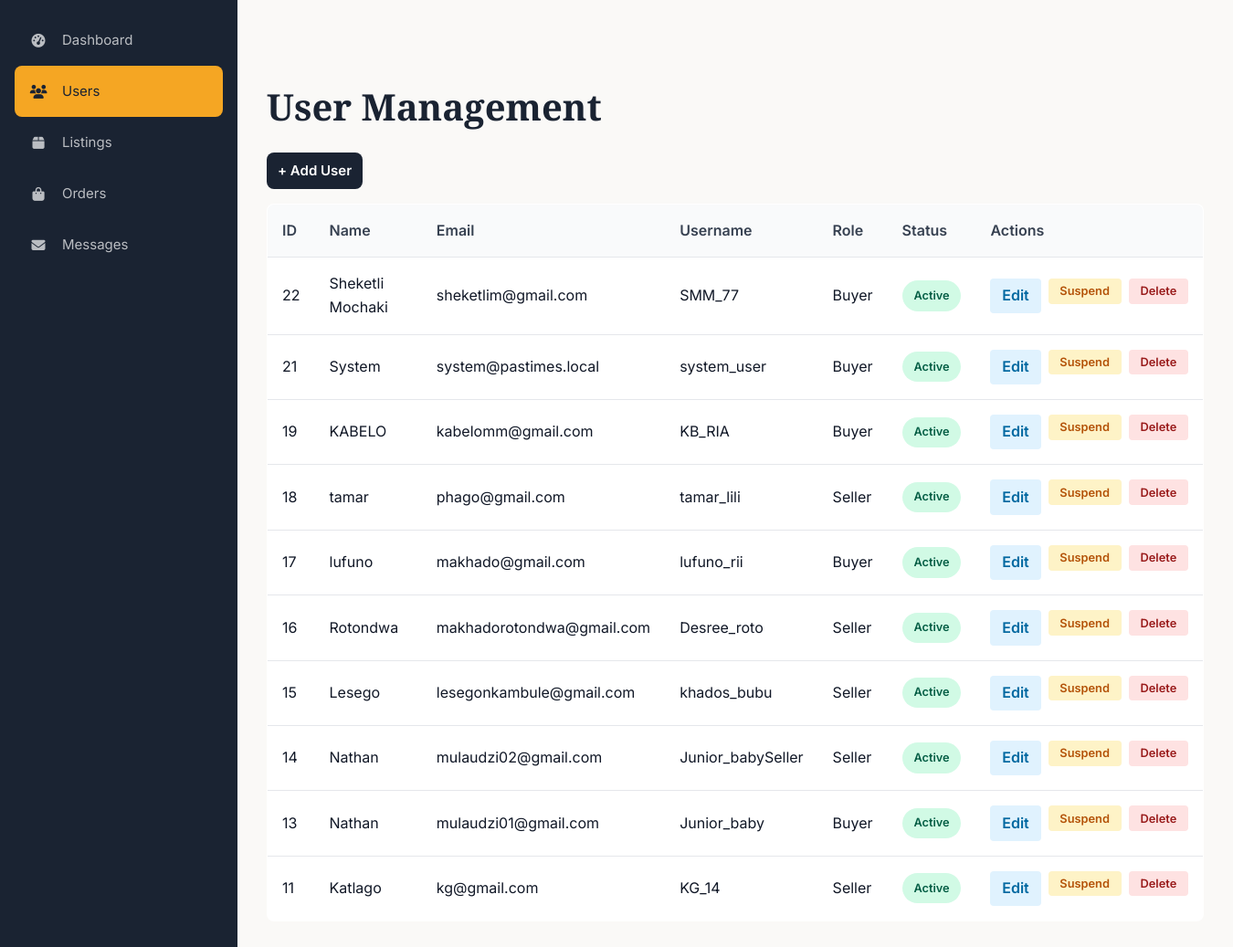
The app's page /Pastimes/admin/users.php (signed in) with its own data.
### tables this page shows
CREATE TABLE `tbluser` (
  `userID` int(11) NOT NULL,
  `fullName` varchar(100) NOT NULL,
  `email` varchar(150) NOT NULL,
  `username` varchar(50) NOT NULL,
  `passwordHash` varchar(255) NOT NULL,
  `role` enum('buyer','seller','both') DEFAULT 'buyer',
  `status` enum('pending','active','suspended') DEFAULT 'pending',
  `address` text DEFAULT NULL,
  `city` varchar(100) DEFAULT NULL,
  `postalCode` varchar(20) DEFAULT NULL,
  `phone` varchar(20) DEFAULT NULL,
  `profilePic` varchar(255) DEFAULT 'images/default-avatar.png',
  `createdAt` timestamp NOT NULL DEFAULT current_timestamp()
);

### Pastimes/admin/users.php (the view, shortened to what this page needs)
<?php
require_once '../includes/DBConn.php';
$stmt = $conn->prepare("SELECT * FROM tblUser ORDER BY createdAt DESC");
$stmt->execute();
$usersResult = $stmt->get_result();
$users = $usersResult->fetch_all(MYSQLI_ASSOC);
?>
<?php include 'includes/admin-header.php'; ?>
<h1 style="margin: 0 0 1.5rem 0;">User Management</h1>
<div style="margin-bottom:1rem;">
    <a href="add_user.php" class="btn btn-primary" style="padding:0.5rem 0.75rem;">+ Add User</a>
</div>
<table class="users-table">
    <thead>
        <tr>
            <th>ID</th>
            <th>Name</th>
            <th>Email</th>
            <th>Username</th>
            <th>Role</th>
            <th>Status</th>
            <th>Actions</th>
        </tr>
    </thead>
    <tbody>
        <?php foreach ($users as $user): ?>
            <tr>
                <td><?php echo $user['userID']; ?></td>
                <td><?php echo htmlspecialchars($user['fullName']); ?></td>
                <td><?php echo htmlspecialchars($user['email']); ?></td>
                <td><?php echo htmlspecialchars($user['username']); ?></td>
                <td style="text-transform: capitalize;"><?php echo $user['role']; ?></td>
                <td>
                    <?php
                    $statusClass = 'status-' . $user['status'];
                    ?>
                    <span class="status-badge <?php echo $statusClass; ?>"><?php echo ucfirst($user['status']); ?></span>
                </td>
                <td>
                        <div class="action-buttons">
                            <a href="edit_user.php?userID=<?php echo $user['userID']; ?>" class="btn-edit" style="padding:0.4rem 0.8rem; background:#e0f2fe; color:#0369a1; border-radius:4px; text-decoration:none; font-weight:600;">Edit</a>
                        <?php if ($user['status'] !== 'suspended'): ?>
                            <form method="POST" style="display: inline;">
                                <button type="submit" class="btn-suspend">Suspend</button>
                            </form>
                        <?php endif; ?>
                        <form method="POST" style="display: inline;" onsubmit="return confirm('Are you sure you want to delete this user?');">
                            <button type="submit" class="btn-delete">Delete</button>
                        </form>
                    </div>
                </td>
            </tr>
        <?php endforeach; ?>
    </tbody>
</table>
<?php include 'includes/admin-footer.php'; ?>

### Pastimes/css/style.css (style rules this page uses)
:root { --primary-dark: #1a2332; --primary-blue: #2c3e50; --accent-orange: #f5a623; --accent-teal: #00897b; --white: #ffffff; --off-white: #faf9f7; --cream: #f5f3ef; --light-gray: #e5e5e5; --medium-gray: #9ca3af; --dark-gray: #4b5563; --charcoal: #374151; --black: #111827; --success: #10b981; --success-light: #d1fae5; --warning: #f59e0b; --warning-light: #fef3c7; --error: #ef4444; --error-light: #fee2e2; --info: #3b82f6; --info-light: #dbeafe; --font-heading: 'Playfair Display', Georgia, serif; --font-body: 'Inter', -apple-system, BlinkMacSystemFont, sans-serif; --spacing-xs: 0.25rem; --spacing-sm: 0.5rem; --spacing-md: 1rem; --spacing-lg: 1.5rem; --spacing-xl: 2rem; --spacing-2xl: 3rem; --spacing-3xl: 4rem; --radius-sm: 4px; --radius-md: 8px; --radius-lg: 12px; --radius-xl: 16px; --radius-full: 9999px; --shadow-sm: 0 1px 2px rgba(0, 0, 0, 0.05); --shadow-md: 0 4px 6px -1px rgba(0, 0, 0, 0.1); --shadow-lg: 0 10px 15px -3px rgba(0, 0, 0, 0.1); --shadow-xl: 0 20px 25px -5px rgba(0, 0, 0, 0.1); --shadow-hover: 0 12px 40px rgba(0, 0, 0, 0.15); --transition-fast: 0.15s ease; --transition-base: 0.2s ease; --transition-slow: 0.3s ease; --z-dropdown: 100; --z-sticky: 200; --z-fixed: 300; --z-modal-backdrop: 400; --z-modal: 500; --z-toast: 600; }
*, *::before, *::after { box-sizing: border-box; margin: 0; padding: 0; }
html { scroll-behavior: smooth; -webkit-font-smoothing: antialiased; -moz-osx-font-smoothing: grayscale; }
body { font-family: var(--font-body); font-size: 16px; line-height: 1.6; color: var(--black); background-color: var(--off-white); min-height: 100vh; display: flex; flex-direction: column; }
a { text-decoration: none; color: inherit; transition: color var(--transition-base); }
button { font-family: inherit; cursor: pointer; border: none; background: none; }
h1, h2, h3, h4, h5, h6 { font-family: var(--font-heading); font-weight: 600; line-height: 1.3; color: var(--primary-dark); }
h1 { font-size: 2.5rem; }
.btn { display: inline-flex; align-items: center; justify-content: center; gap: var(--spacing-sm); padding: var(--spacing-md) var(--spacing-xl); font-size: 0.9375rem; font-weight: 600; border-radius: var(--radius-md); transition: all var(--transition-base); cursor: pointer; border: none; }
.btn-primary { background-color: var(--primary-dark); color: var(--white); }

### Pastimes/admin/users.php (style rules this page uses)
.users-table { width: 100%; border-collapse: collapse; background: white; border: 1px solid #e5e7eb; border-radius: 8px; overflow: hidden; }
.users-table thead { background: #f9fafb; border-bottom: 1px solid #e5e7eb; }
.users-table th { padding: 1rem; text-align: left; font-weight: 600; color: #374151; }
.users-table td { padding: 1rem; border-bottom: 1px solid #e5e7eb; }
.users-table tbody tr:last-child td { border-bottom: none; }
.status-badge { display: inline-block; padding: 0.4rem 0.8rem; border-radius: 999px; font-size: 0.8rem; font-weight: 600; }
.status-active { background: #d1fae5; color: #065f46; }
.action-buttons { display: flex; gap: 0.5rem; }
.action-buttons button { padding: 0.4rem 0.8rem; border: none; border-radius: 4px; cursor: pointer; font-size: 0.8rem; font-weight: 600; }
.btn-suspend { background: #fef3c7; color: #b45309; }
.btn-delete { background: #fee2e2; color: #991b1b; }

### records on screen
tbluser: userID "22", fullName "Sheketli Mochaki", email "sheketlim@gmail.com", username "SMM_77", role "Buyer", status "Active"
tbluser: userID "21", fullName "System", email "system@pastimes.local", username "system_user", role "Buyer", status "Active"
tbluser: userID "19", fullName "KABELO", email "kabelomm@gmail.com", username "KB_RIA", role "Buyer", status "Active"
tbluser: userID "18", fullName "tamar", email "phago@gmail.com", username "tamar_lili", role "Seller", status "Active"
tbluser: userID "17", fullName "lufuno", email "makhado@gmail.com", username "lufuno_rii", role "Buyer", status "Active"
tbluser: userID "16", fullName "Rotondwa", email "makhadorotondwa@gmail.com", username "Desree_roto", role "Seller", status "Active"
tbluser: userID "15", fullName "Lesego", email "lesegonkambule@gmail.com", username "khados_bubu", role "Seller", status "Active"
tbluser: userID "14", fullName "Nathan", email "mulaudzi02@gmail.com", username "Junior_babySeller", role "Seller", status "Active"
tbluser: userID "13", fullName "Nathan", email "mulaudzi01@gmail.com", username "Junior_baby", role "Buyer", status "Active"
tbluser: userID "11", fullName "Katlago", email "kg@gmail.com", username "KG_14", role "Seller", status "Active"
